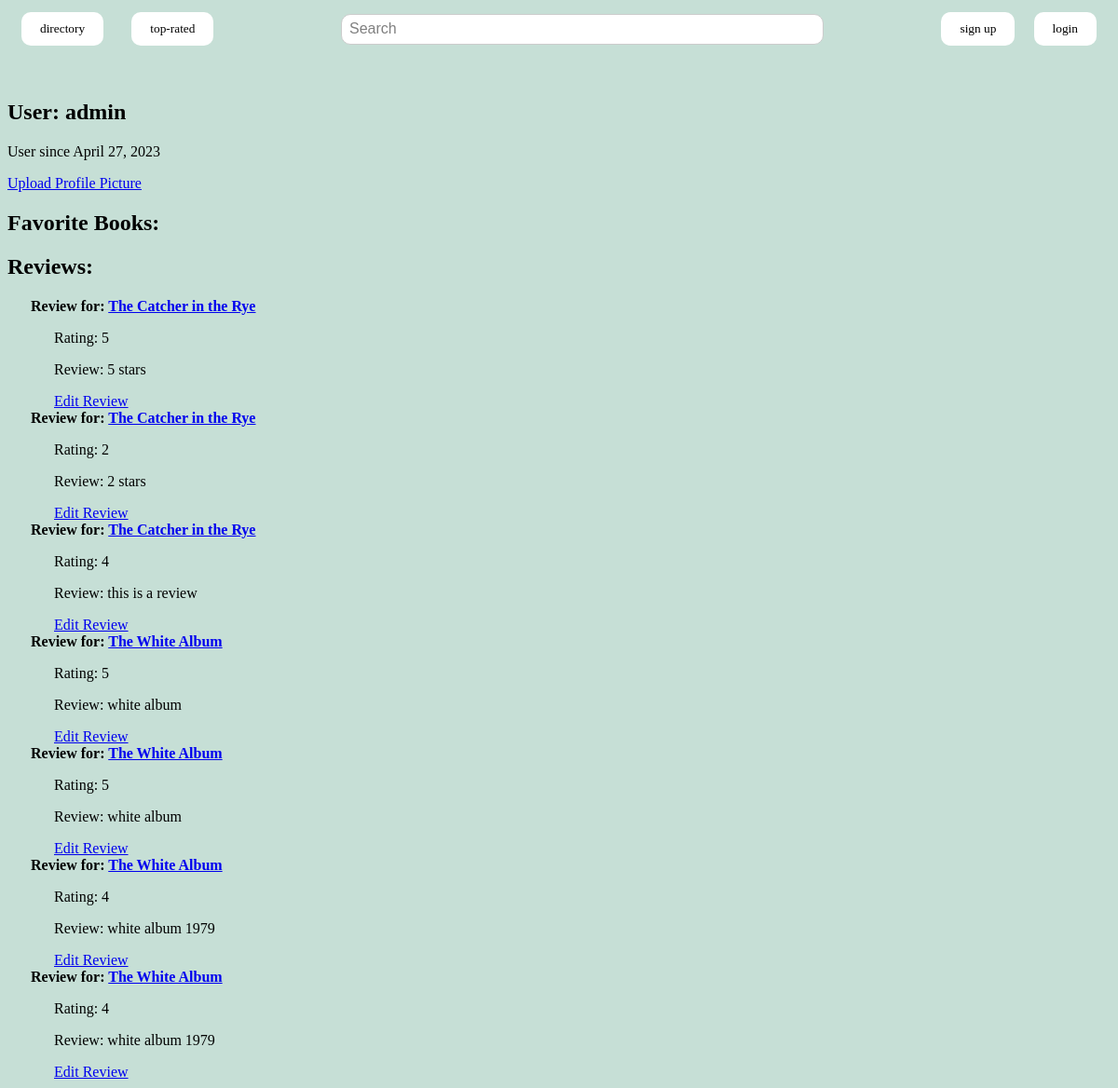
/profiles/1/page, run on an earlier commit of the app's database.
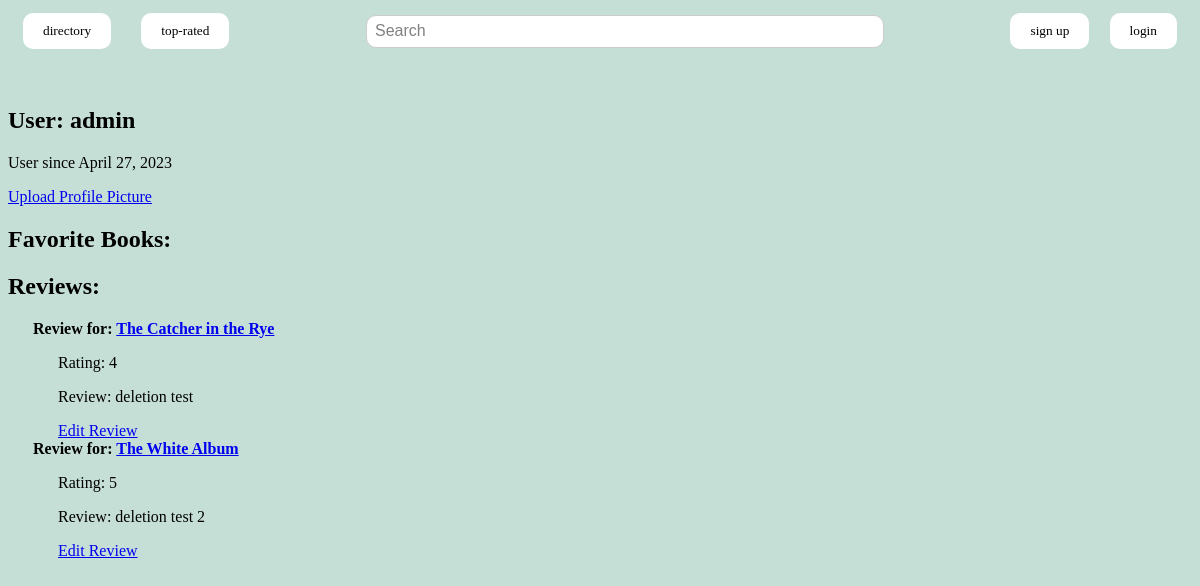
And on a later commit of the database.
### reviews/models.py (models this page shows)
class Review(models.Model):
    user = models.ForeignKey(User, on_delete=models.CASCADE, blank=True)
    book = models.ForeignKey(Book, on_delete=models.CASCADE)
    rating = models.IntegerField(blank=False, default=0)
    text = models.CharField(blank=False,max_length=500)
    images = models.ImageField(upload_to='review_images/',blank=True);

### books/models.py (models this page shows, shortened)
class Book(models.Model):
    title = models.CharField(max_length=200, blank=False)
    author = models.CharField(max_length=200)
    pub_year = models.IntegerField(default=-1, blank=True)

### profiles/views.py (the view)
# urls.py: path("<int:user_id>/page", views.user_profile, name="user-profile"),
def user_profile(request, user_id):
    profile_user = User.objects.get(pk=user_id)
    if profile_user is not None:
        reviews = Review.objects.filter(user=profile_user)
        context =  {
            'profile_user': profile_user,
            'reviews': reviews
        }
        return render(request, 'profiles/user-profile.html', context)
    return None

### templates/profiles/user-profile.html (shortened to what this page needs)
{% extends "base.html" %}
{% load static %}
<!-- {% block css %}
    <link rel="stylesheet" href="{% static 'css/profile.css' %}">
{% endblock %} -->
{% block content %}
    <h2>User: {{profile_user.username}}</h2>
    <p>User since {{profile_user.date_joined.date}}</p>
    <form method="post" enctype="multipart/form-data">
        <a href="{% url 'profiles:upload_profile_picture' profile_user.id %}">Upload Profile Picture </a>
    </form>
    <h2>Favorite Books:</h2>
    <h2>Reviews:</h2>
    {% for review in reviews %}
        <div class="review-row">
            <div class="review-book">
                <b>Review for:
                    <a href="{% url 'books:view_book' review.book.id %}">{{review.book.title}}</a>
                </b>
            </div>
            <div class="review-contents">
                <p>Rating: {{review.rating}}</p>
                <p>Review: {{review.text}}</p>
                <a href="{% url 'books:edit_review' review.book.id %}">Edit Review</a>
            </div>
        </div>
    {% endfor %}
{% endblock %}

What changed in the data, as far as the page shows it:
removed Review: book "The Catcher in the Rye", rating "5", text "5 stars"
removed Review: book "The Catcher in the Rye", rating "2", text "2 stars"
removed Review: book "The Catcher in the Rye", rating "4", text "this is a review"
removed Review: book "The White Album", rating "5", text "white album"
removed Review: book "The White Album", rating "5", text "white album"
removed Review: book "The White Album", rating "4", text "white album 1979"
removed Review: book "The White Album", rating "4", text "white album 1979"
added Review: book "The Catcher in the Rye", rating "4", text "deletion test"
added Review: book "The White Album", rating "5", text "deletion test 2"
